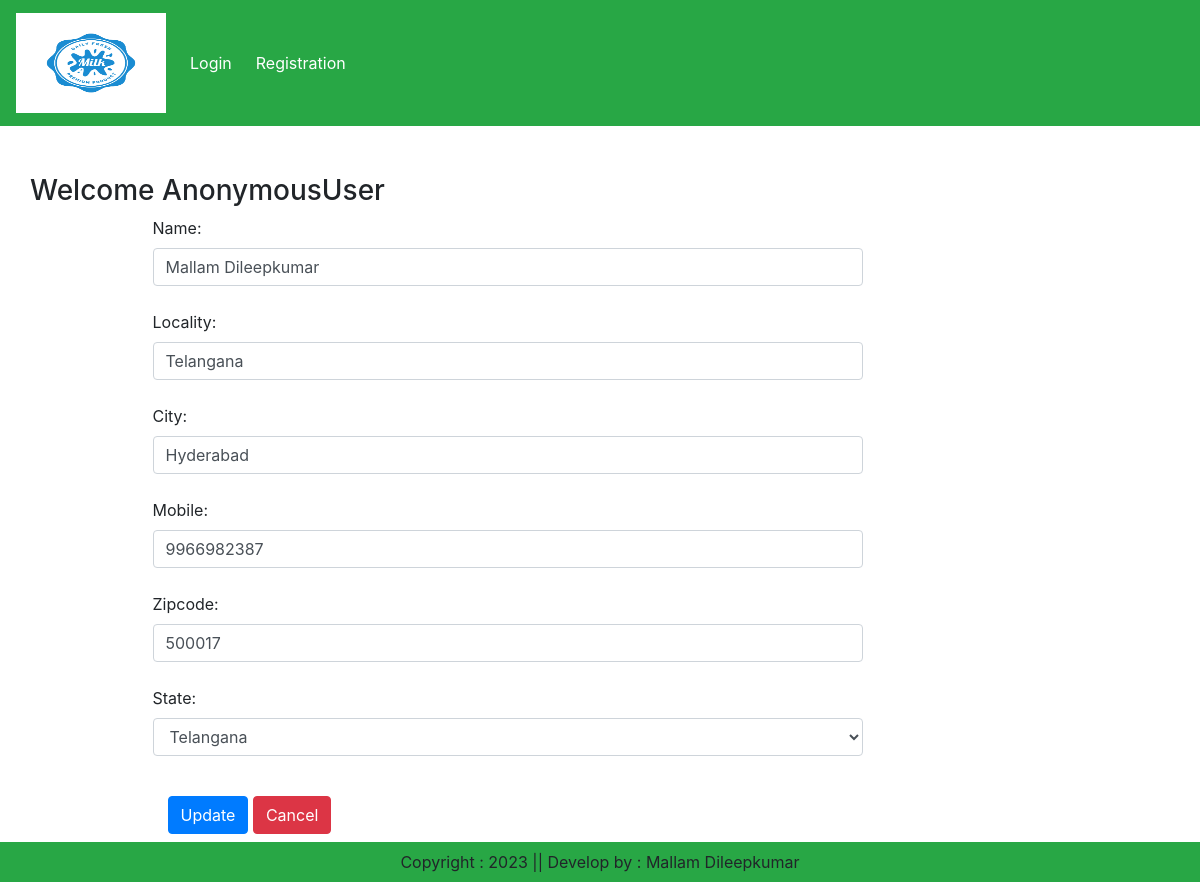
Screenshot of /updateAddress/1 with the database file from the repository.
### EcommerceApp/models.py (models this page shows, shortened)
class Customer(models.Model):
    user = models.ForeignKey(User, on_delete=models.CASCADE)
    name = models.CharField(max_length=200)
    locality = models.CharField(max_length=200)
    city = models.CharField(max_length=50)
    mobile = models.IntegerField(default=0)
    zipcode = models.IntegerField()
    state = models.CharField(choices=STATE_CHOICES,max_length=100)

### EcommerceApp/views.py (the view, shortened to what this page needs)
# urls.py: path("updateAddress/<int:pk>",views.UpdateAddress.as_view(), name="update-address"),
class UpdateAddress(View):
    def get(self,request,pk):
        add = Customer.objects.get(pk=pk)
        form = CustomerProfileForm(instance=add)
        return render(request, 'updateaddress.html',locals())

### EcommerceApp/forms.py
class CustomerProfileForm(forms.ModelForm):
    class Meta:
        model = Customer
        fields = ['name','locality','city','mobile','zipcode','state']
        widgets = {
            'name': forms.TextInput(attrs={'class':'form-control'}),
            'locality': forms.TextInput(attrs={'class':'form-control'}),
            'city': forms.TextInput(attrs={'class':'form-control'}),
            'mobile': forms.NumberInput(attrs={'class':'form-control'}),
            'zipcode': forms.NumberInput(attrs={'class':'form-control'}),
            'state': forms.Select(attrs={'class':'form-control'}),
        }

### templates/updateaddress.html (shortened to what this page needs)
{% extends "home.html" %}
{% load static %}
{% block main %}
<div class="container my-5">
    <div class="row">
        <h3>Welcome <span class="text-capitalize">{{request.user}}</span></h3>
    </div>
    <div class="col-sm-8 offset-sm-1">
        <form action="" method="post">
            {% for fm in form %}
                {{fm.label_tag}} {{fm}} <small class="text-danger">{{fm.errors|striptags}}</small>
                <br>
            {% endfor %}
            <div class="col-12 mt-3">
                <button type="submit" class="btn btn-primary">Update</button>
                <a href="{% url 'address' %}" class="btn btn-danger">Cancel</a>
            </div>
        </form>
    </div>
</div>
{% endblock main %}

### rows the page displays
Customer: form "Mallam Dileepkumar" "Telangana" "Hyderabad" "9966982387" "500017" "Telangana"

### other values shown
{{ request.user }} "AnonymousUser"
{{ fm.label_tag }} "Name:" "Locality:" "City:" "Mobile:" "Zipcode:" "State:"
